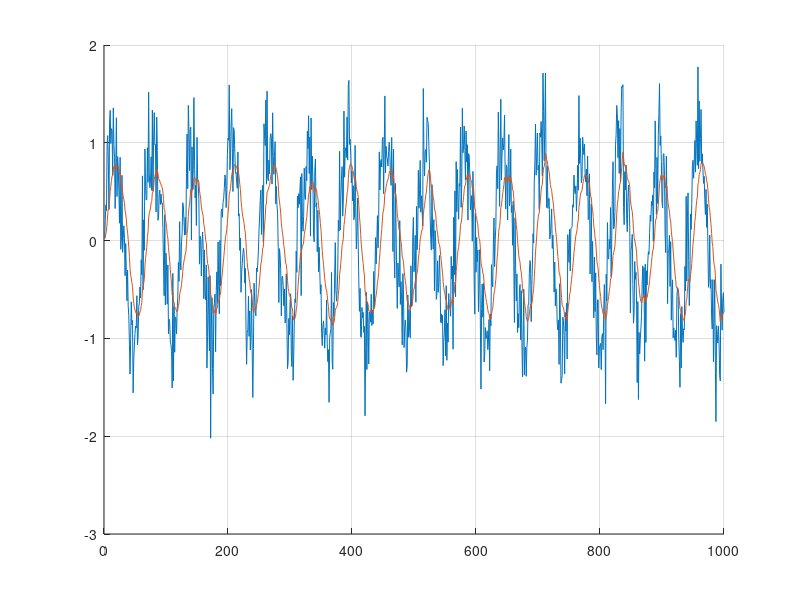
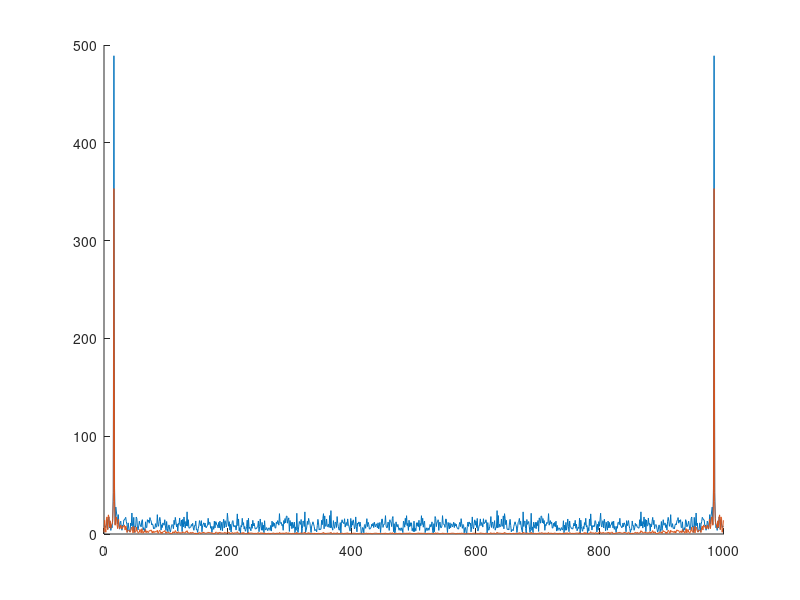

These charts were generated, in order, by the following MATLAB code:
clc, close all, clear all
sig = sin((1:1000)/10);
a = awgn(sig, 10);
a_filt = zeros(size(a));
a_filt(1) = a(1);


new_factor = 0.1;
for i = 2:length(a)
    a_filt(i) = new_factor * a(i) + (1 - new_factor) * a_filt(i - 1);
end

hold on
grid on
plot(a)
plot(a_filt)

figure
hold on

fs = 1e3;
fft_a = fft(a);
f = (0:1:length(fft_a)-1)*fs/length(fft_a);
plot(f, abs(fft_a))
plot(f, abs(fft(a_filt)))